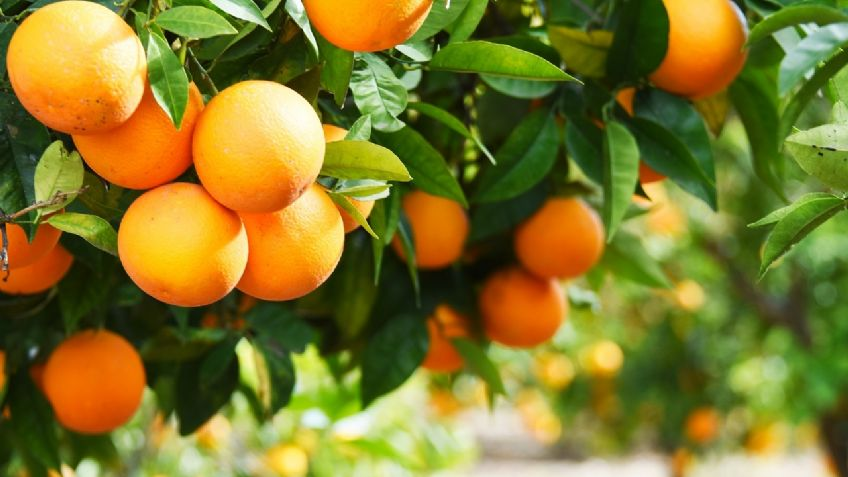
#> input picture python/naranjo2.jpg, 848 x 477 px
$ python bin.py
#> lines starting #> are read from the running program, lines starting #| are printed output that depends on the picture; after the words box and inside, x2 and y2 are one past the last pixel; in counts of white or black regions, pixels touching at a corner belong together

import serial

import cv2
import numpy as np
#imagen = cv2.imread('naranja.jpg')
imagenBGR = cv2.imread('naranjo2.jpg')
#> imagenBGR is the input picture: shape (477, 848, 3); mean B, G, R 42, 119.9, 129.2

imagenBGR = cv2.resize(imagenBGR, (100,100))
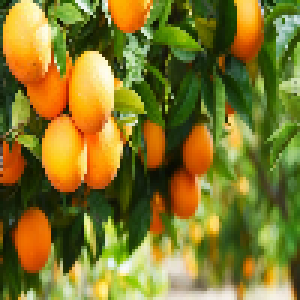
#> imagenBGR: shape (100, 100, 3) (shown 3 times larger); mean B, G, R 41.9, 119.8, 129
imagenHSV = cv2.cvtColor(imagenBGR, cv2.COLOR_BGR2HSV)
#> imagenHSV: shape (100, 100, 3); mean H, S, V 33.1, 188.8, 144.2


Bajo1 = np.array([10, 100, 200], np.uint8)
Alto1 = np.array([25, 255, 255], np.uint8)

Bajo2=np.array([170, 100, 200], np.uint8)
Alto2=np.array([179, 255, 255], np.uint8)


maskRed1 = cv2.inRange(imagenHSV, Bajo1, Alto1)
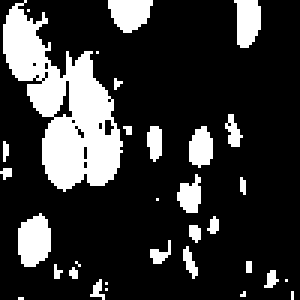
#> maskRed1: shape (100, 100) (shown 3 times larger); 20.3% white; 32 white regions (22 under 20 px), largest, box (x1, y1, x2, y2) and area: (1, 0, 41, 64) 1185, (6, 71, 17, 89) 155, (36, 0, 51, 11) 122
maskRed2 = cv2.inRange(imagenHSV, Bajo2, Alto2)
#> maskRed2: shape (100, 100); every value is 0
maskRed = cv2.add(maskRed1, maskRed2)

print(maskRed[0])
#| [  0   0   0   0   0   0   0   0 255   0   0   0   0   0   0   0   0   0
#|    0   0   0   0   0   0   0   0   0   0   0   0   0   0   0   0   0   0
#|  255 255 255 255 255 255 255 255 255 255 255 255 255 255 255   0   0   0
#|    0   0   0   0   0   0   0   0   0   0   0   0   0   0   0   0   0   0
#|    0   0   0   0   0   0 255 255 255 255 255 255 255 255   0   0   0   0
#|    0   0   0   0   0   0   0   0   0   0]


#cv2.imshow("hola2", imagenBGR)
#cv2.imshow("hola", maskRed)

cv2.waitKey()
cv2.imwrite("MASK_ORANGES.png", maskRed)


 #############################################################################
 # Create and open the serial port                                          #
 #############################################################################
                                                                            #
serial_port = serial.Serial                                           #
serial_port.port = 'COM6'                                                   #
serial_port.baudrate = 115200                                               #
serial_port.timeout = 4                                                     #
                                                                            #
serial_port.parity = serial.PARITY_NONE                                     #
                                                                            #
#############################################################################
#############################################################################

$ run again, with python/cameraman.jpg copied over python/naranjo2.jpg
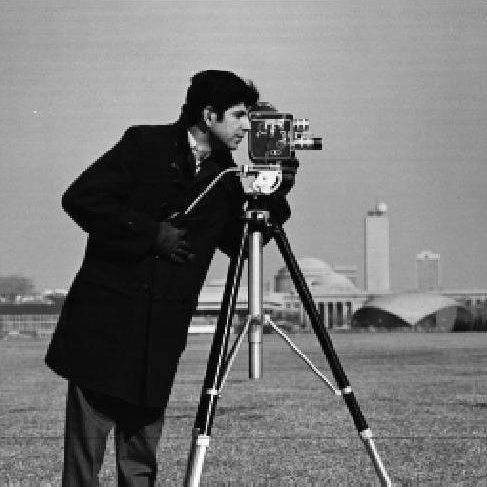
#> input picture python/cameraman.jpg, 487 x 487 px
#> imagenBGR is the input picture: shape (487, 487, 3); min 0, max 255, mean 118.6
#> `imagenBGR = cv2.resize(imagenBGR, (100,100))`:
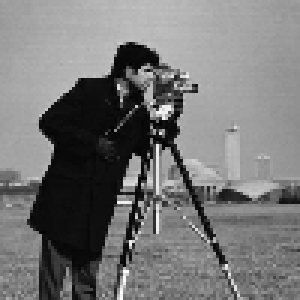
#> imagenBGR: shape (100, 100, 3) (shown 3 times larger); min 1, max 252, mean 118.6
#> imagenHSV: shape (100, 100, 3); mean H, S, V 0, 0, 118.6
#> maskRed1: shape (100, 100); every value is 0
#| [0 0 0 0 0 0 0 0 0 0 0 0 0 0 0 0 0 0 0 0 0 0 0 0 0 0 0 0 0 0 0 0 0 0 0 0 0
#|  0 0 0 0 0 0 0 0 0 0 0 0 0 0 0 0 0 0 0 0 0 0 0 0 0 0 0 0 0 0 0 0 0 0 0 0 0
#|  0 0 0 0 0 0 0 0 0 0 0 0 0 0 0 0 0 0 0 0 0 0 0 0 0 0]

$ run again, with python/images.jpg copied over python/naranjo2.jpg
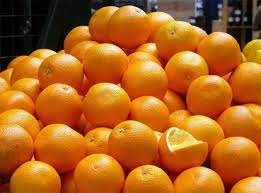
#> input picture python/images.jpg, 261 x 193 px
#> imagenBGR is the input picture: shape (193, 261, 3); mean B, G, R 29.6, 99.2, 175.2
#> `imagenBGR = cv2.resize(imagenBGR, (100,100))`:
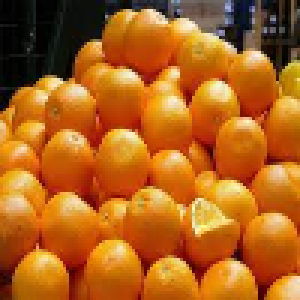
#> imagenBGR: shape (100, 100, 3) (shown 3 times larger); mean B, G, R 29.4, 99.1, 175.1
#> imagenHSV: shape (100, 100, 3); mean H, S, V 20.3, 203.6, 175.8
#> `maskRed1 = cv2.inRange(imagenHSV, Bajo1, Alto1)`:
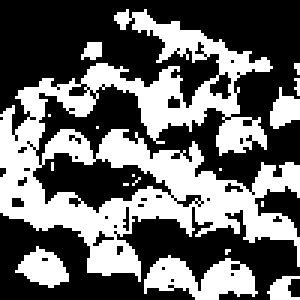
#> maskRed1: shape (100, 100) (shown 3 times larger); 40.4% white; 17 white regions (11 under 20 px), largest, box (x1, y1, x2, y2) and area: (0, 3, 100, 94) 3360, (48, 85, 86, 100) 333, (5, 82, 23, 96) 146, (90, 29, 100, 43) 87, (89, 92, 100, 100) 54, (27, 14, 34, 20) 32
#> maskRed2: shape (100, 100); every value is 0
#| [0 0 0 0 0 0 0 0 0 0 0 0 0 0 0 0 0 0 0 0 0 0 0 0 0 0 0 0 0 0 0 0 0 0 0 0 0
#|  0 0 0 0 0 0 0 0 0 0 0 0 0 0 0 0 0 0 0 0 0 0 0 0 0 0 0 0 0 0 0 0 0 0 0 0 0
#|  0 0 0 0 0 0 0 0 0 0 0 0 0 0 0 0 0 0 0 0 0 0 0 0 0 0]
